Frame 1 (no input): blank canvas, image omitted
Frame 60 (no input): blank canvas, image omitted
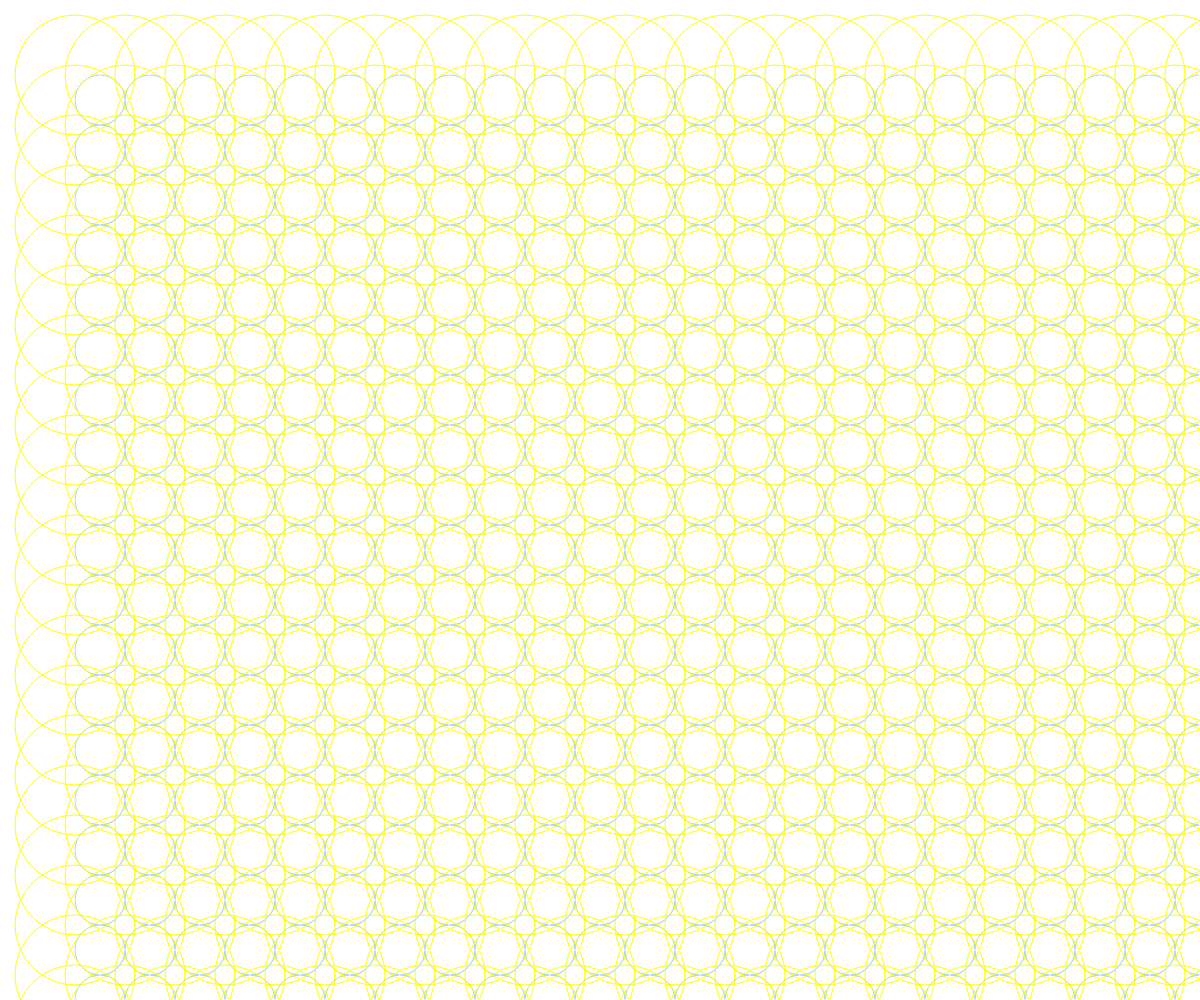
Frame 120 (the mouse pressed at the canvas centre since frame 60)

The p5.js sketch whose frames 1 and 60 were blank and that drew this single picture after the mouse press (run headless with seeded random() and noise() and a simulated clock; from frame 60 on, the mouse is pressed at the canvas centre):

// p5.js sketch
// ── sketch.js
function setup() {
  createCanvas(windowWidth,windowHeight);
}

function draw() {
  rectMode(CENTER)
  background(750);
  noFill()
  stroke(255);
  var w= mouseX/5
  for(var j=0;j<height/5;j++)
  {
    for(var i=0;i<width/50;i++)
    {
      stroke(255,255,0)
      ellipse(75+50*i,75+50*j,mouseX/5)
      stroke(255)
      rect(75+50*i,75+50*j,mouseY/10)
      stroke("#a2d2ff")
      ellipse(100+50*i,100+50*j,mouseY/10)
    }
  }
}
